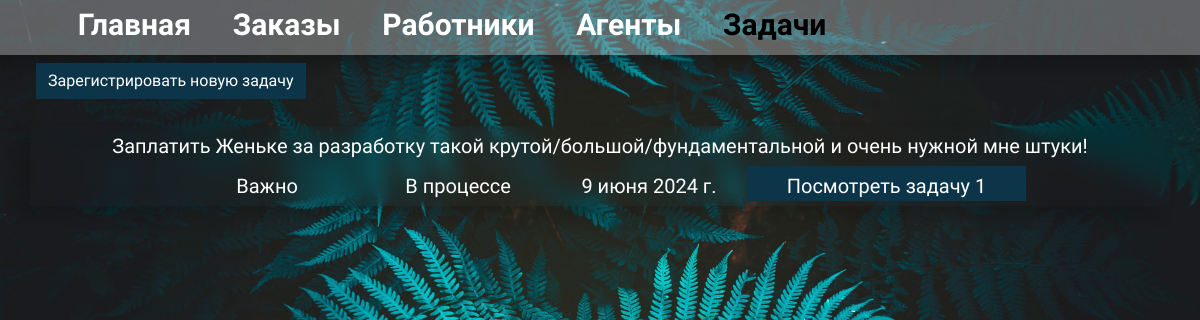
/money_calc/tasks, run on the app's committed database.
### money_calc/models.py (models this page shows, shortened)
class Tasks(models.Model):
    id = models.AutoField(primary_key=True)
    created_data = models.DateTimeField(auto_now_add=True)
    publish_data = models.DateField(default=timezone.now, verbose_name='Дэдлайн')
    comment = models.TextField(max_length=350, verbose_name='Комментарий:')
    TYPE = [
        ('1', 'Не важно'),
        ('2', 'Средне'),
        ('3', 'Важно'),
    ]
    task_type = models.CharField(max_length=100, choices=TYPE, verbose_name='Степень важности:')
    STATUS = [
        ('1', 'Не начал'),
        ('2', 'В процессе'),
        ('3', 'Выполнил'),
    ]
    task_status = models.CharField(max_length=100, choices=STATUS, verbose_name='Статус выполнения:')
    class Meta:
        verbose_name = 'Задача'
        verbose_name_plural = 'Задачи'

### money_calc/views.py (the view)
# urls.py: path('tasks', views.tasks, name='tasks'),
def tasks(request):
    latest_task_list = Tasks.objects.order_by('-id')
    context = {'latest_task_list': latest_task_list}
    return render(request, 'money_calc/tasks.html', context)

### money_calc/templates/money_calc/tasks.html (shortened to what this page needs)
{% extends 'money_calc/layout.html' %}
{% block content %}
{% if latest_task_list %}
<div class="container">
    <div class="row">
        {% for task in latest_task_list %}
        <div class="col-md-12 order">
            <div class="col-md-12 field">{{ task.comment }}</div>
            <div class="col-md-2 field">{{ task.get_task_type_display }}</div>
            <div class="col-md-2 field">{{ task.get_task_status_display }}</div>
            <div class="col-md-2 field">{{ task.publish_data }}</div>
            <a href="{% url 'tasks-task' task.id %}"><div class="col-md-2 text-btn">Посмотреть задачу {{ task.id }}</div></a>
        </div>
    {% endfor %}
{% else %}
    <p>No tasks are available.</p>
{% endif %}
    </div>
</div>
{% endblock %}

### money_calc/static/money_calc/style.css (style rules this page uses)
body { font-family: "Source Sans 3", sans-serif; font-optical-sizing: auto; font-weight: 400; font-style: normal; background-image: url('/static/money_calc/img/bg.jpg'); background-size: cover; color: #fff; }
a { text-decoration: none; }
.order { margin-top: 3%; font-size: 20px; line-height: 40px; backdrop-filter: blur(10px); text-align: center; box-shadow: -10px 10px 15px rgb(0 0 0 / 15%); color: #fff; }
.field { display: inline-block; }
.text-btn { display: inline-block; width: 25%; height: 35px; background-color: #0c3549; text-decoration: none; color: #fff; }

### data on the page
Tasks: comment "Заплатить Женьке за разработку такой крутой/большой/фундаментальной и очень нужной мне штуки!", task_type "Важно", task_status "В процессе", publish_data "9 июня 2024 г.", id "1"
